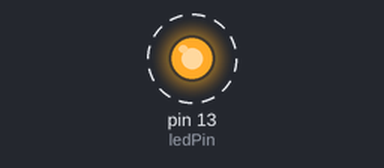
A sketch run on a simulated Arduino Uno, built with avr-gcc and run on an emulated ATmega328P. On the bench: output pins drawn as LEDs (lit = HIGH). Dashed ring = blinking. What the sketch prints to the serial monitor is not drawn.

Above: at 0.5 s.
Timing chart, 0 to 4.6 s (numbered marks = the images above):
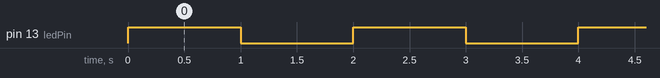

Measured:
- by itself, pin 13 (ledPin): alternates HIGH for 1.0 s and LOW for 1.0 s

The sketch:

simple-timer.ino
```cpp
/*
  Example Timer1 Interrupt
  toggle LED every second
*/

#define ledPin 13

unsigned long count = 0;

void setup() {
  pinMode(ledPin, OUTPUT);
  Serial.begin(9600);

  noInterrupts();           // disable interrupts

  //http://www.instructables.com/id/Arduino-Timer-Interrupts/
  //set timer1 interrupt at 1Hz
  TCCR1A = 0;// set entire TCCR1A register to 0
  TCCR1B = 0;// same for TCCR1B
  TCNT1  = 0;//initialize counter value to 0
  // set compare match register for 1hz increments
  OCR1A = 15624;// = (16*10^6) / (1*1024) - 1 (must be <65536)
  // turn on CTC mode
  TCCR1B |= (1 << WGM12);
  // Set CS10 and CS12 bits for 1024 prescaler
  TCCR1B |= (1 << CS12) | (1 << CS10);
  // enable timer compare interrupt
  TIMSK1 |= (1 << OCIE1A);

  interrupts();             // enable  interrupts
}

// interrupt service routine
ISR(TIMER1_COMPA_vect) {
  //timer1 interrupt 1Hz toggles pin 13 (LED)
  digitalWrite(ledPin, digitalRead(ledPin) ^ 1);
  count++;
}

void loop() {
  delay(3000);
  Serial.print(count);
  Serial.print("\t");
  Serial.println(millis());
}
```
